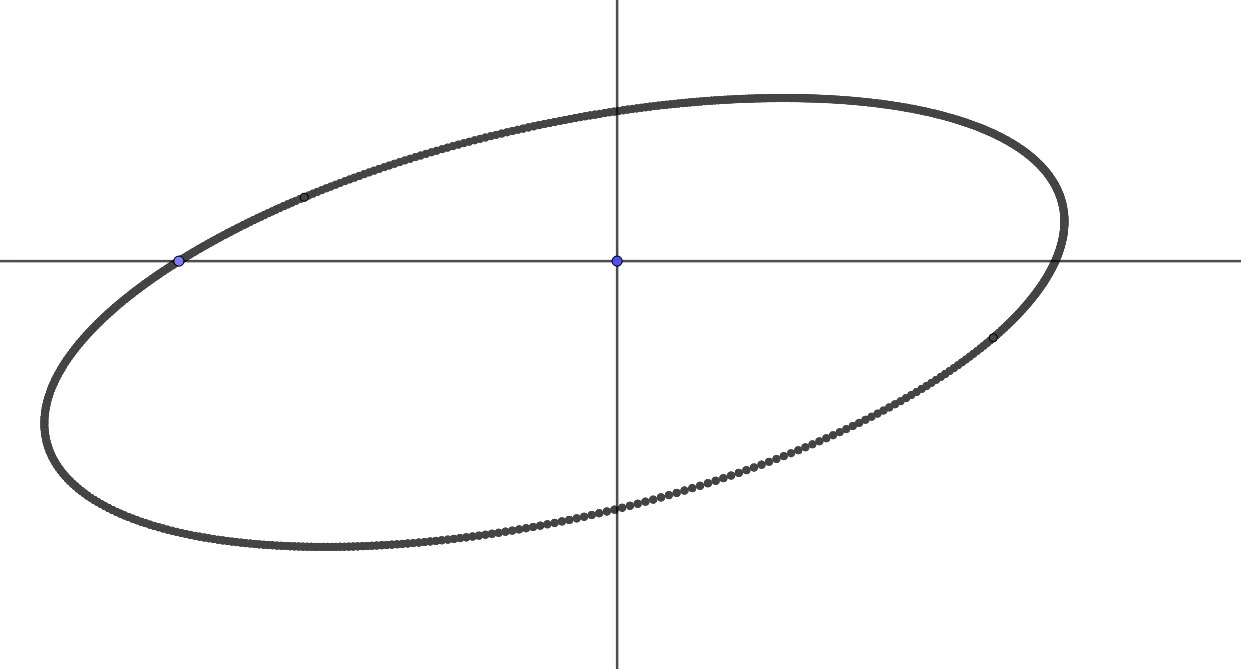
#> input picture Multiple Algorithms/ellipse big.jpg, 1241 x 669 px
$ python -i harrisCornerDetector.py   (imports and definitions only)
#> lines starting #> are read from the running program, lines starting #| are printed output that depends on the picture; after the words box and inside, x2 and y2 are one past the last pixel; in counts of white or black regions, pixels touching at a corner belong together
#> further down, picture is the input picture: shape (669, 1241, 3); mean B, G, R 249.7, 249.7, 249.7
import numpy as np
from scipy.ndimage import convolve
import cv2


def harrisCornerDetector(image, threshold=0.01, window_size=3, k=0.04, nms_window=3):
    # Convert the image to grayscale if it's not already
#> called with threshold = 0.01, window_size = 3, k = 0.04, nms_window = 3
    if len(image.shape) == 3:
        gray = cv2.cvtColor(image, cv2.COLOR_BGR2GRAY)
        gray = gray.astype(np.float32)
    else:
        gray = image.astype(np.float32)

    # gray = cv2.GaussianBlur(gray, (3, 3), 2)
    # Compute gradients using Sobel filters
    Ix = convolve(gray, np.array([[-1, 0, 1]]), mode='constant')
    Iy = convolve(gray, np.array([[-1], [0], [1]]), mode='constant')
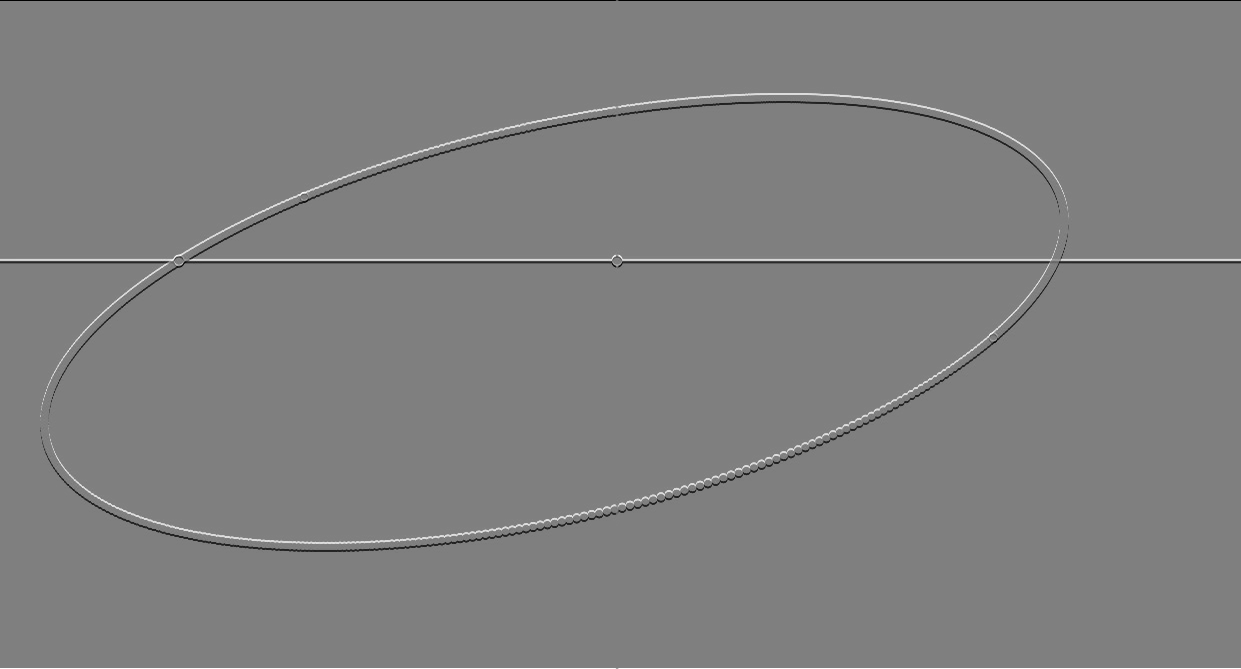
#> Iy: shape (669, 1241) float32; min -255, max 255, mean 0; drawn with min black and max white

    # Compute elements of the structure tensor
    Ixx = Ix**2
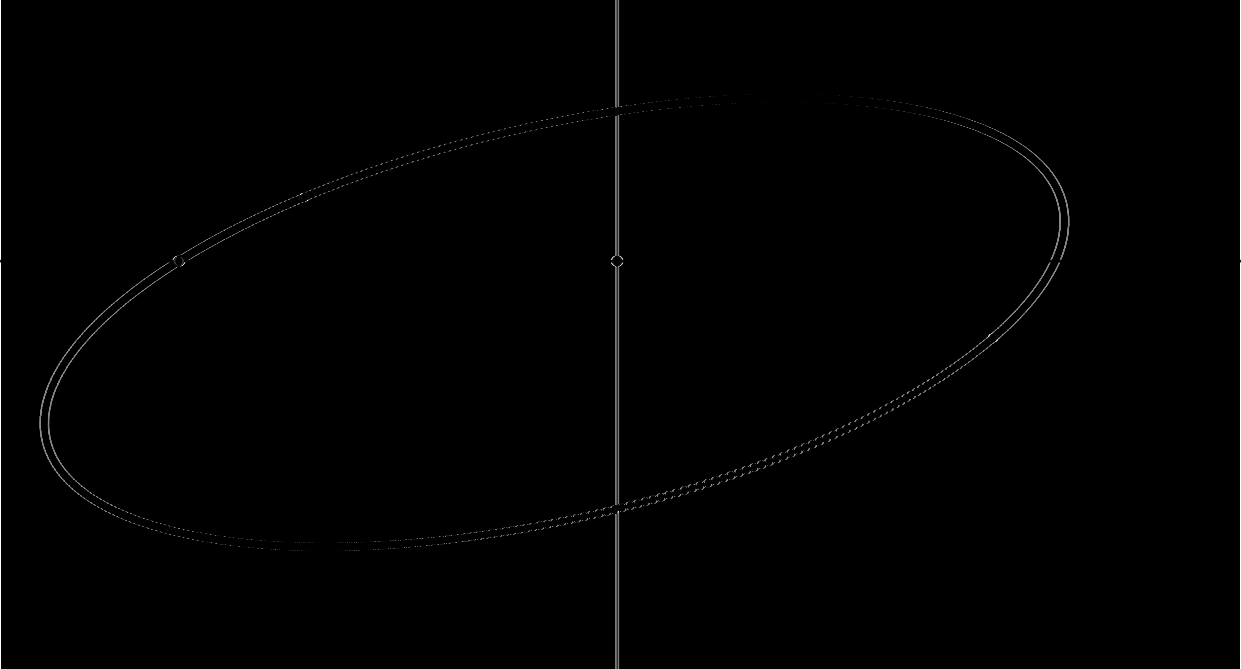
#> Ixx: shape (669, 1241) float32; min 0, max 65025, mean 314.7; drawn with min black and max white
    Iyy = Iy**2
    Ixy = Ix * Iy

    # Compute the sums of the structure tensor elements over the window
    Sxx = convolve(Ixx, np.ones((window_size, window_size)), mode='constant')
    Syy = convolve(Iyy, np.ones((window_size, window_size)), mode='constant')
    Sxy = convolve(Ixy, np.ones((window_size, window_size)), mode='constant')

    # Compute the corner response function
    det = Sxx * Syy - Sxy**2
    trace = Sxx + Syy
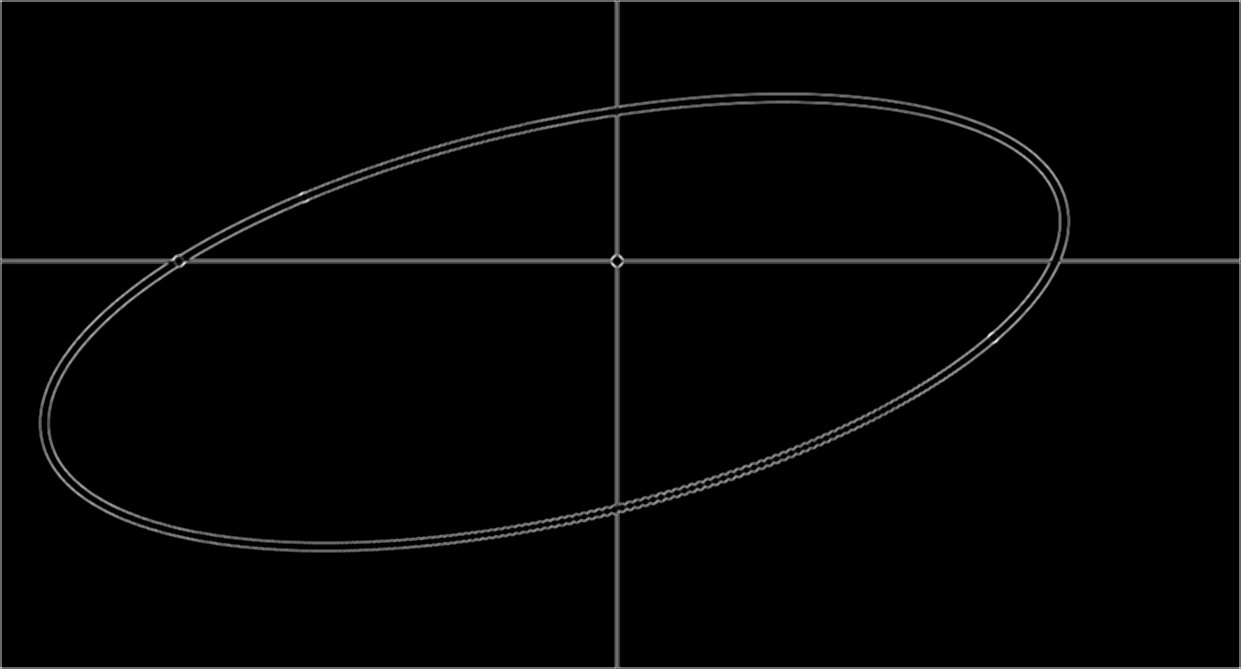
#> trace: shape (669, 1241) float32; min 0, max 475891, mean 7677.9; drawn with min black and max white
    R = det - k * trace**2
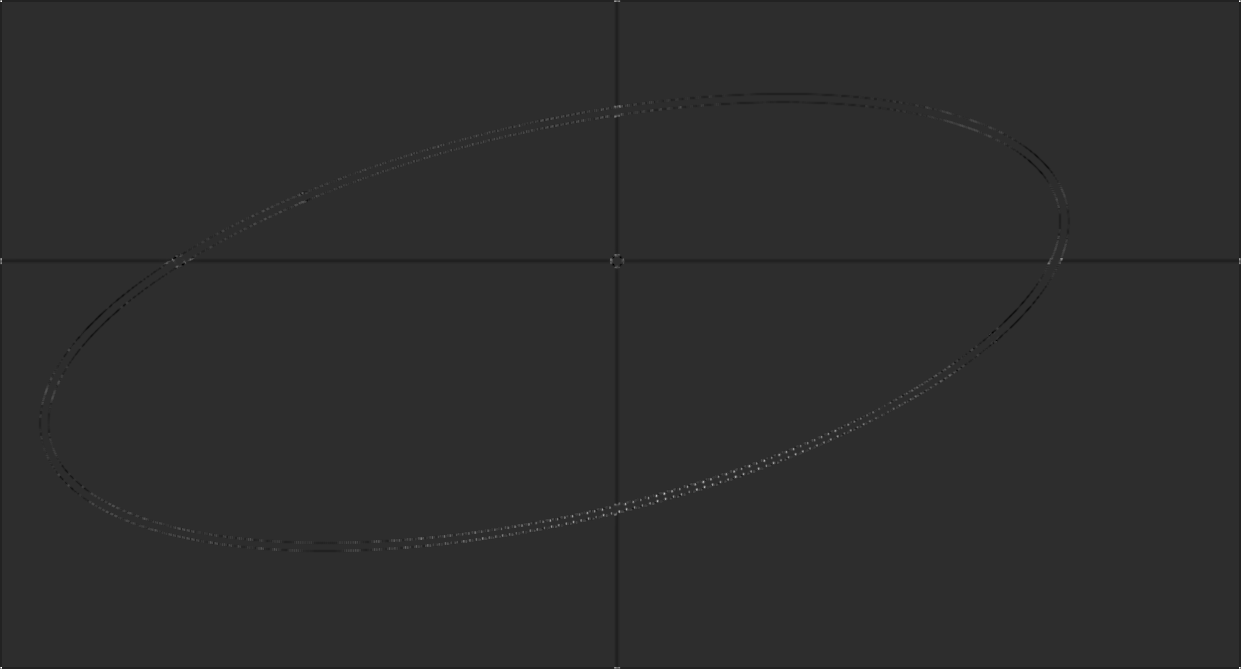
#> R: shape (669, 1241) float32; min -6.05e+09, max 2.77e+10, mean -15041047; drawn with min black and max white

    # Threshold the corner response
    corners = np.zeros_like(gray)
    corners[R > threshold * R.max()] = 255

    # Non-maximum suppression
    for y in range(0, corners.shape[0], nms_window):
        for x in range(0, corners.shape[1], nms_window):
            window = corners[y:y+nms_window, x:x+nms_window]
            if np.sum(window) > 255:
                max_pos = np.unravel_index(np.argmax(window), window.shape)
                corners[y:y+nms_window, x:x+nms_window] = 0
                corners[y+max_pos[0], x+max_pos[1]] = 255

    # Draw circles around the detected corners on the original image
    output_image = np.copy(image)
    corner_coords = np.argwhere(corners == 255)
    for y, x in corner_coords:
        cv2.circle(output_image, (x, y), 1, (0, 0, 255), 5)
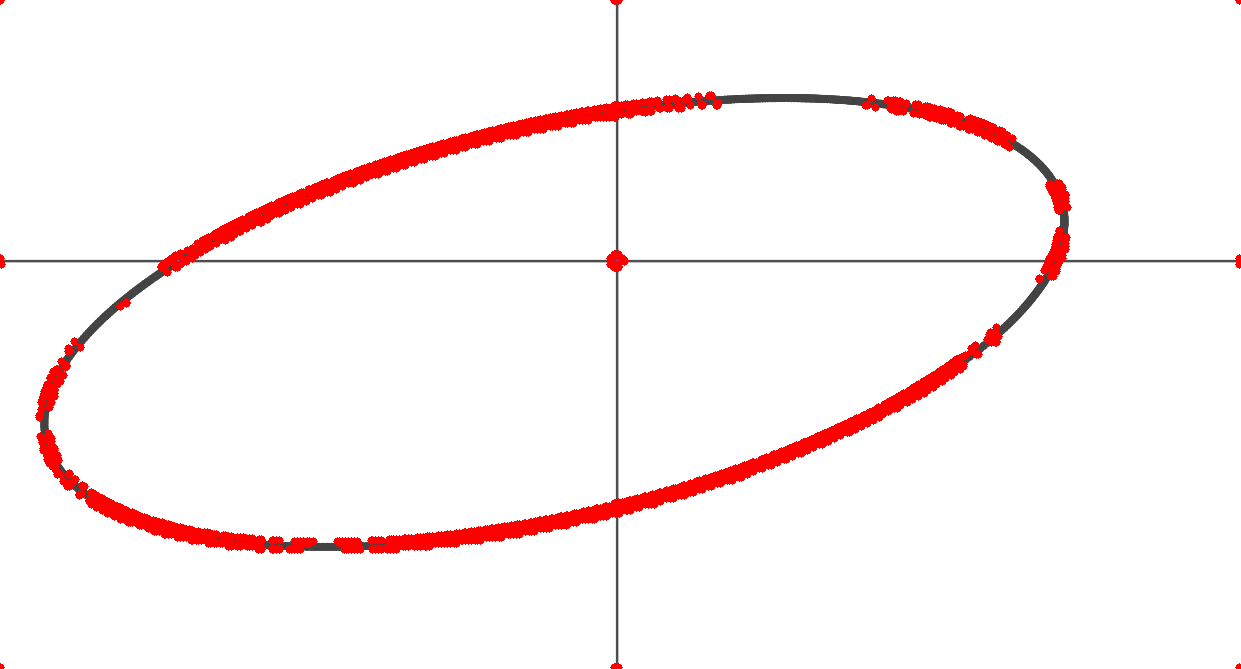
#> output_image: shape (669, 1241, 3); 3.77% of pixels changed, all inside (x1, y1, x2, y2) = (0, 0, 1241, 669)

    return output_image

>>> import cv2
>>> picture = cv2.imread('ellipse big.jpg')
>>> result = harrisCornerDetector(picture)

$ run again, on Multiple Algorithms/ellipse.jpg
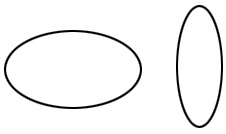
#> input picture Multiple Algorithms/ellipse.jpg, 226 x 134 px
#> picture is the input picture: shape (134, 226, 3); min 0, max 255, mean 243.7
#> in harrisCornerDetector, `R = det - k * trace**2`:
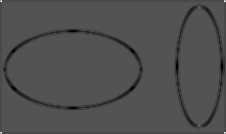
#> R: shape (134, 226) float32; min -1.35e+10, max 2.77e+10, mean -543348416; drawn with min black and max white
#> after the loop in harrisCornerDetector, `for y, x in corner_coords:`:
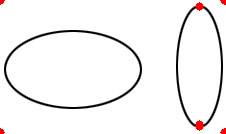
#> output_image: shape (134, 226, 3); 0.66% of pixels changed, all inside (x1, y1, x2, y2) = (0, 0, 226, 134)

$ run again, on Multiple Algorithms/elp.jpg
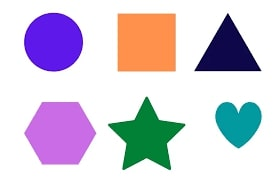
#> input picture Multiple Algorithms/elp.jpg, 275 x 183 px
#> picture is the input picture: shape (183, 275, 3); mean B, G, R 218.7, 205.5, 211.9
#> in harrisCornerDetector, `R = det - k * trace**2`:
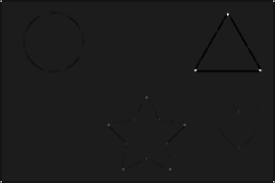
#> R: shape (183, 275) float32; min -5.07e+09, max 3.96e+10, mean -87796128; drawn with min black and max white
#> after the loop in harrisCornerDetector, `for y, x in corner_coords:`:
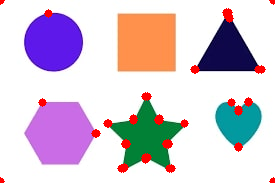
#> output_image: shape (183, 275, 3); 2.76% of pixels changed, all inside (x1, y1, x2, y2) = (0, 0, 275, 183)
